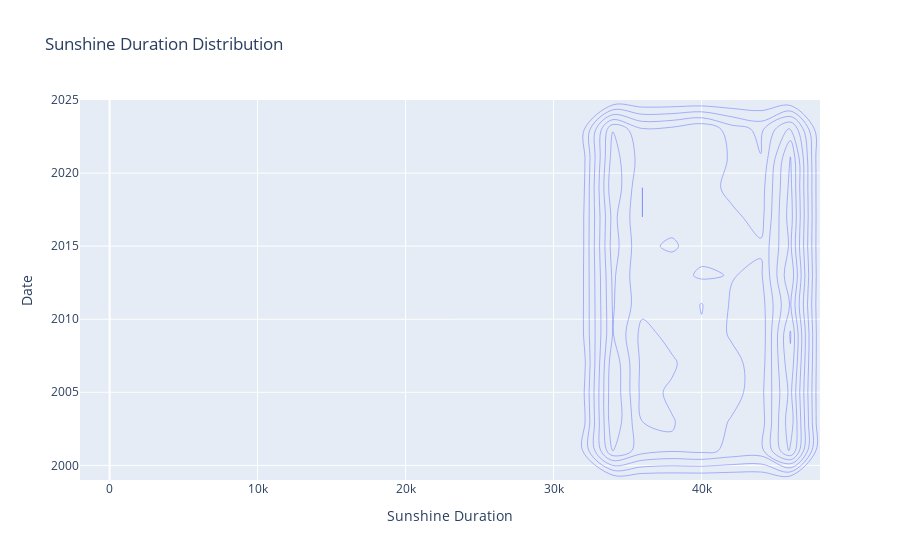

Notebook code for this chart:
### Markdown cell above
#### Distributions

### Code cell
# Density Plot for sunshine duration
fig_density_sunshine = px.density_contour(data, x='sunshine_duration', y='date', title='Sunshine Duration Distribution',
                                         labels={'sunshine_duration': 'Sunshine Duration', 'date': 'Date'})
fig_density_sunshine

### Figure 1 — Plotly figure (JSON) as saved in the notebook; plotly's stock layout.template omitted (floating-point values rounded to 4 significant figures; data arrays with more than 128 entries replaced by an {"elided": "..."} marker saying what was removed)
{"data": [{"contours": {"coloring": "none"}, "hovertemplate": "Sunshine Duration=%{x}<br>Date=%{y}<br>count=%{z}<extra></extra>", "legendgroup": "", "line": {"color": "#636efa"}, "name": "", "showlegend": false, "type": "histogram2dcontour", "x": {"elided": "8711 float values"}, "xaxis": "x", "xbingroup": "x", "y": {"elided": "8711 str values"}, "yaxis": "y", "ybingroup": "y"}], "layout": {"legend": {"tracegroupgap": 0}, "title": {"text": "Sunshine Duration Distribution"}, "xaxis": {"anchor": "y", "domain": [0, 1], "title": {"text": "Sunshine Duration"}}, "yaxis": {"anchor": "x", "domain": [0, 1], "title": {"text": "Date"}}}}
